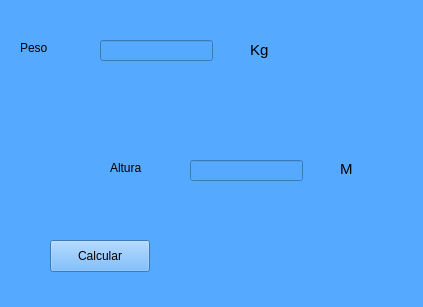
<?xml version="1.0" encoding="UTF-8"?>
<ui version="4.0">
 <class>MainWindow</class>
 <widget class="QMainWindow" name="MainWindow">
  <property name="geometry">
   <rect>
    <x>0</x>
    <y>0</y>
    <width>423</width>
    <height>307</height>
   </rect>
  </property>
  <property name="windowTitle">
   <string>MainWindow</string>
  </property>
  <property name="styleSheet">
   <string notr="true">background-color: rgb(85, 170, 255);
border-right-color: rgb(170, 170, 255);</string>
  </property>
  <widget class="QWidget" name="centralwidget">
   <widget class="QLabel" name="label">
    <property name="geometry">
     <rect>
      <x>20</x>
      <y>40</y>
      <width>58</width>
      <height>16</height>
     </rect>
    </property>
    <property name="text">
     <string>Peso</string>
    </property>
   </widget>
   <widget class="QLabel" name="label_2">
    <property name="geometry">
     <rect>
      <x>110</x>
      <y>160</y>
      <width>58</width>
      <height>16</height>
     </rect>
    </property>
    <property name="text">
     <string>Altura</string>
    </property>
   </widget>
   <widget class="QLineEdit" name="txtPeso">
    <property name="geometry">
     <rect>
      <x>100</x>
      <y>40</y>
      <width>113</width>
      <height>21</height>
     </rect>
    </property>
   </widget>
   <widget class="QLineEdit" name="txtAltura">
    <property name="geometry">
     <rect>
      <x>190</x>
      <y>160</y>
      <width>113</width>
      <height>21</height>
     </rect>
    </property>
    <property name="styleSheet">
     <string notr="true"/>
    </property>
   </widget>
   <widget class="QPushButton" name="btnCalcular">
    <property name="geometry">
     <rect>
      <x>50</x>
      <y>240</y>
      <width>100</width>
      <height>32</height>
     </rect>
    </property>
    <property name="text">
     <string>Calcular</string>
    </property>
   </widget>
   <widget class="QLabel" name="label_3">
    <property name="geometry">
     <rect>
      <x>340</x>
      <y>160</y>
      <width>58</width>
      <height>16</height>
     </rect>
    </property>
    <property name="text">
     <string>&lt;html&gt;&lt;head/&gt;&lt;body&gt;&lt;p&gt;&lt;span style=&quot; font-size:11pt;&quot;&gt;M&lt;/span&gt;&lt;/p&gt;&lt;/body&gt;&lt;/html&gt;</string>
    </property>
   </widget>
   <widget class="QLabel" name="label_4">
    <property name="geometry">
     <rect>
      <x>250</x>
      <y>40</y>
      <width>58</width>
      <height>21</height>
     </rect>
    </property>
    <property name="text">
     <string>&lt;html&gt;&lt;head/&gt;&lt;body&gt;&lt;p&gt;&lt;span style=&quot; font-size:11pt;&quot;&gt;Kg&lt;/span&gt;&lt;/p&gt;&lt;/body&gt;&lt;/html&gt;</string>
    </property>
   </widget>
  </widget>
  <widget class="QMenuBar" name="menubar">
   <property name="geometry">
    <rect>
     <x>0</x>
     <y>0</y>
     <width>423</width>
     <height>21</height>
    </rect>
   </property>
  </widget>
 </widget>
 <resources/>
 <connections/>
</ui>
